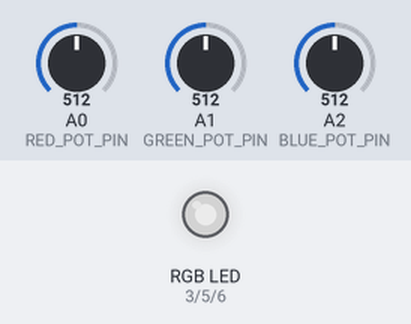
A sketch run on a simulated Arduino Uno, built with avr-gcc and run on an emulated ATmega328P. On the bench: an RGB LED mixed from three pins (HIGH = lit). Inputs (shaded band) come from the test bench; at power-on: A0 (RED_POT_PIN) = 512, A1 (GREEN_POT_PIN) = 512, A2 (BLUE_POT_PIN) = 512. Dim RGB values are drawn brighter than linear.

Above: at 1.2 s.
1.3 s: A0 (RED_POT_PIN) set to 716
At 2.4 s:
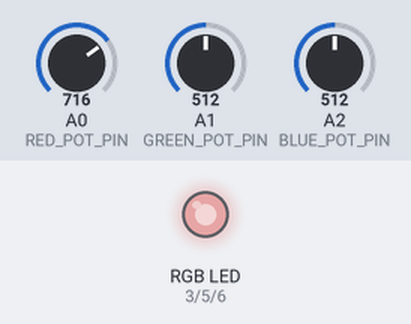
2.8 s: A1 (GREEN_POT_PIN) set to 716
At 3.6 s:
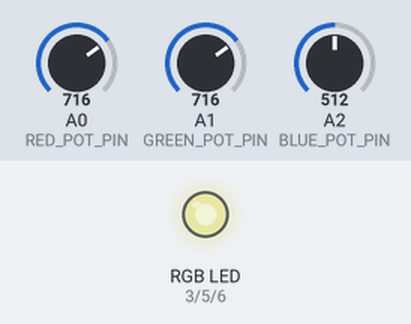
4.3 s: A2 (BLUE_POT_PIN) set to 716
At 4.7 s:
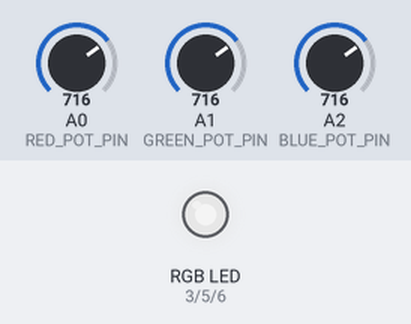
5.8 s: A0 (RED_POT_PIN) set to 900
At 7.0 s:
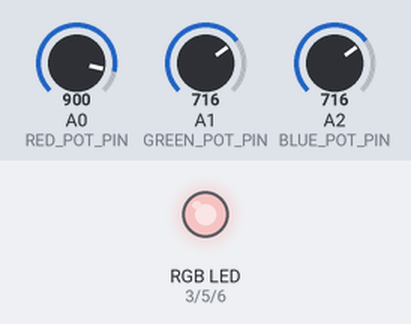
7.3 s: A1 (GREEN_POT_PIN) set to 900
At 8.2 s:
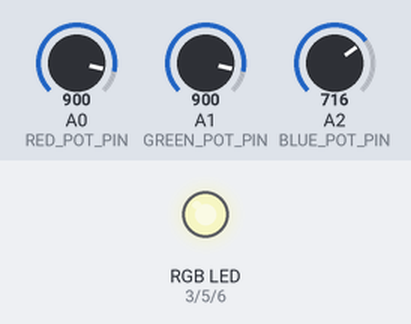
8.8 s: A2 (BLUE_POT_PIN) set to 900
At 9.4 s:
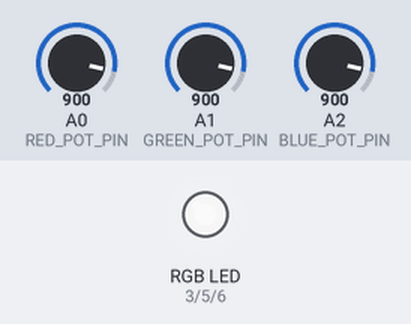
Timing chart, 0 to 11.3 s (numbered marks = the images above; inputs shaded):
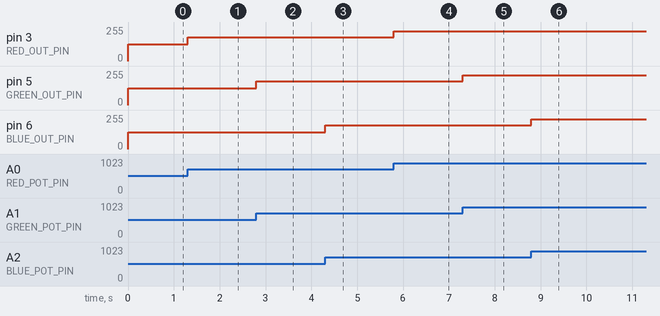

The sketch:

rgb_colour_selector.ino
```cpp
const int RED_POT_PIN = A0;
const int GREEN_POT_PIN = A1;
const int BLUE_POT_PIN = A2;

const int RED_OUT_PIN = 3;
const int GREEN_OUT_PIN = 5;
const int BLUE_OUT_PIN = 6;

/**
 * The minimum potentiometer value required to activate the LED. Use a sensible value in the range [0, 1023]. This
 * threshold exists because potentiometers rarely hit zero but we need to accept zero values so we can send zero values
 * to the LED.
 */
const int MIN_POT_VAL = 15;

/**
 * Sets up the potentiometer input pins and the LED output pins.
 */
void setup() {
    pinMode(RED_POT_PIN, INPUT);
    pinMode(GREEN_POT_PIN, INPUT);
    pinMode(BLUE_POT_PIN, INPUT);

    pinMode(RED_OUT_PIN, OUTPUT);
    pinMode(GREEN_OUT_PIN, OUTPUT);
    pinMode(BLUE_OUT_PIN, OUTPUT);
}

/**
 * Reads the potentiometer values and updates the LED's colour accordingly.
 */
void loop() {
    int redPotVal = analogRead(RED_POT_PIN);
    int greenPotVal = analogRead(GREEN_POT_PIN);
    int bluePotVal = analogRead(BLUE_POT_PIN);

    /*
     *  Floor the potentiometer values to zero if they are below the threshold. This stops the LED flickering when the
     *  potentiometer is at its minimum value (which may be above zero).
     */
    if (redPotVal < MIN_POT_VAL) {
        redPotVal = 0;
    }

    if (greenPotVal < MIN_POT_VAL) {
        greenPotVal = 0;
    }

    if (bluePotVal < MIN_POT_VAL) {
        bluePotVal = 0;
    }

    // Calculate the red, green, and blue values for the LED from the potentiometers' input.
    int redVal = map(redPotVal, 0, 1023, 0, 255);
    int greenVal = map(greenPotVal, 0, 1023, 0, 255);
    int blueVal = map(bluePotVal, 0, 1023, 0, 255);

    // Set the LED's colour.
    analogWrite(RED_OUT_PIN, redVal);
    analogWrite(GREEN_OUT_PIN, greenVal);
    analogWrite(BLUE_OUT_PIN, blueVal);
}
```

Measured:
- after the input at 1.3 s, pin 3 (RED_OUT_PIN): 127/255 → 178/255 at once
- after the input at 2.8 s, pin 5 (GREEN_OUT_PIN): 127/255 → 178/255 at once
- after the input at 4.3 s, pin 6 (BLUE_OUT_PIN): 127/255 → 178/255 at once
- after the input at 5.8 s, pin 3 (RED_OUT_PIN): 178/255 → 224/255 at once
- after the input at 7.3 s, pin 5 (GREEN_OUT_PIN): 178/255 → 224/255 at once
- after the input at 8.8 s, pin 6 (BLUE_OUT_PIN): 178/255 → 224/255 at once
